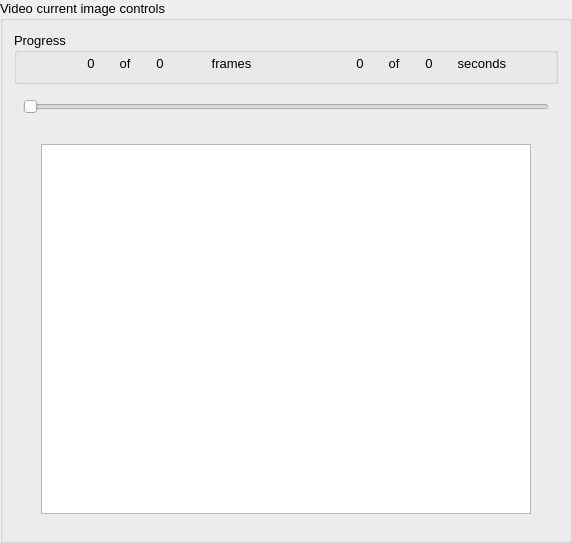
          <widget class="QGroupBox" name="groupBox_13">
           <property name="minimumSize">
            <size>
             <width>0</width>
             <height>533</height>
            </size>
           </property>
           <property name="font">
            <font>
             <pointsize>10</pointsize>
            </font>
           </property>
           <property name="title">
            <string>Video current image controls</string>
           </property>
           <layout class="QVBoxLayout" name="verticalLayout_5">
            <item>
             <widget class="QGroupBox" name="groupBox">
              <property name="minimumSize">
               <size>
                <width>0</width>
                <height>0</height>
               </size>
              </property>
              <property name="maximumSize">
               <size>
                <width>16777215</width>
                <height>16777215</height>
               </size>
              </property>
              <property name="font">
               <font>
                <pointsize>10</pointsize>
               </font>
              </property>
              <property name="title">
               <string>Progress</string>
              </property>
              <layout class="QHBoxLayout" name="horizontalLayout_29">
               <property name="spacing">
                <number>0</number>
               </property>
               <property name="topMargin">
                <number>0</number>
               </property>
               <property name="bottomMargin">
                <number>8</number>
               </property>
               <item>
                <layout class="QHBoxLayout" name="horizontalLayout_3">
                 <item>
                  <spacer name="horizontalSpacer">
                   <property name="orientation">
                    <enum>Qt::Horizontal</enum>
                   </property>
                   <property name="sizeHint" stdset="0">
                    <size>
                     <width>40</width>
                     <height>20</height>
                    </size>
                   </property>
                  </spacer>
                 </item>
                 <item>
                  <widget class="QLabel" name="labelFrames">
                   <property name="minimumSize">
                    <size>
                     <width>50</width>
                     <height>0</height>
                    </size>
                   </property>
                   <property name="text">
                    <string>0</string>
                   </property>
                   <property name="alignment">
                    <set>Qt::AlignCenter</set>
                   </property>
                  </widget>
                 </item>
                 <item>
                  <widget class="QLabel" name="label_29">
                   <property name="text">
                    <string> of </string>
                   </property>
                  </widget>
                 </item>
                 <item>
                  <widget class="QLabel" name="labelFramesTotal">
                   <property name="minimumSize">
                    <size>
                     <width>50</width>
                     <height>0</height>
                    </size>
                   </property>
                   <property name="text">
                    <string>0</string>
                   </property>
                   <property name="alignment">
                    <set>Qt::AlignCenter</set>
                   </property>
                  </widget>
                 </item>
                 <item>
                  <widget class="QLabel" name="label_30">
                   <property name="minimumSize">
                    <size>
                     <width>70</width>
                     <height>0</height>
                    </size>
                   </property>
                   <property name="text">
                    <string>  frames </string>
                   </property>
                   <property name="alignment">
                    <set>Qt::AlignRight|Qt::AlignTrailing|Qt::AlignVCenter</set>
                   </property>
                  </widget>
                 </item>
                 <item>
                  <spacer name="horizontalSpacer_5">
                   <property name="orientation">
                    <enum>Qt::Horizontal</enum>
                   </property>
                   <property name="sizeHint" stdset="0">
                    <size>
                     <width>40</width>
                     <height>20</height>
                    </size>
                   </property>
                  </spacer>
                 </item>
                </layout>
               </item>
               <item>
                <layout class="QHBoxLayout" name="horizontalLayout">
                 <item>
                  <spacer name="horizontalSpacer_2">
                   <property name="orientation">
                    <enum>Qt::Horizontal</enum>
                   </property>
                   <property name="sizeHint" stdset="0">
                    <size>
                     <width>40</width>
                     <height>20</height>
                    </size>
                   </property>
                  </spacer>
                 </item>
                 <item>
                  <widget class="QLabel" name="labelTempo">
                   <property name="minimumSize">
                    <size>
                     <width>50</width>
                     <height>0</height>
                    </size>
                   </property>
                   <property name="text">
                    <string>0</string>
                   </property>
                   <property name="alignment">
                    <set>Qt::AlignCenter</set>
                   </property>
                  </widget>
                 </item>
                 <item>
                  <widget class="QLabel" name="label_18">
                   <property name="text">
                    <string> of </string>
                   </property>
                  </widget>
                 </item>
                 <item>
                  <widget class="QLabel" name="labelTempoTotal">
                   <property name="minimumSize">
                    <size>
                     <width>50</width>
                     <height>0</height>
                    </size>
                   </property>
                   <property name="text">
                    <string>0</string>
                   </property>
                   <property name="alignment">
                    <set>Qt::AlignCenter</set>
                   </property>
                  </widget>
                 </item>
                 <item>
                  <widget class="QLabel" name="label_28">
                   <property name="text">
                    <string> seconds</string>
                   </property>
                   <property name="alignment">
                    <set>Qt::AlignRight|Qt::AlignTrailing|Qt::AlignVCenter</set>
                   </property>
                  </widget>
                 </item>
                 <item>
                  <spacer name="horizontalSpacer_3">
                   <property name="orientation">
                    <enum>Qt::Horizontal</enum>
                   </property>
                   <property name="sizeHint" stdset="0">
                    <size>
                     <width>40</width>
                     <height>20</height>
                    </size>
                   </property>
                  </spacer>
                 </item>
                </layout>
               </item>
              </layout>
              <zorder></zorder>
              <zorder></zorder>
             </widget>
            </item>
            <item>
             <widget class="QWidget" name="widget_19" native="true">
              <property name="minimumSize">
               <size>
                <width>0</width>
                <height>30</height>
               </size>
              </property>
              <layout class="QVBoxLayout" name="verticalLayout_27">
               <item>
                <widget class="QSlider" name="hsTimer">
                 <property name="enabled">
                  <bool>false</bool>
                 </property>
                 <property name="orientation">
                  <enum>Qt::Horizontal</enum>
                 </property>
                </widget>
               </item>
              </layout>
             </widget>
            </item>
            <item>
             <widget class="QWidget" name="widget_17" native="true">
              <property name="minimumSize">
               <size>
                <width>500</width>
                <height>400</height>
               </size>
              </property>
              <layout class="QHBoxLayout" name="horizontalLayout_34">
               <item>
                <widget class="QGraphicsView" name="graphicsView">
                 <property name="minimumSize">
                  <size>
                   <width>490</width>
                   <height>370</height>
                  </size>
                 </property>
                 <property name="maximumSize">
                  <size>
                   <width>490</width>
                   <height>370</height>
                  </size>
                 </property>
                 <property name="interactive">
                  <bool>true</bool>
                 </property>
                 <property name="alignment">
                  <set>Qt::AlignLeading|Qt::AlignLeft|Qt::AlignTop</set>
                 </property>
                </widget>
               </item>
              </layout>
             </widget>
            </item>
           </layout>
          </widget>
